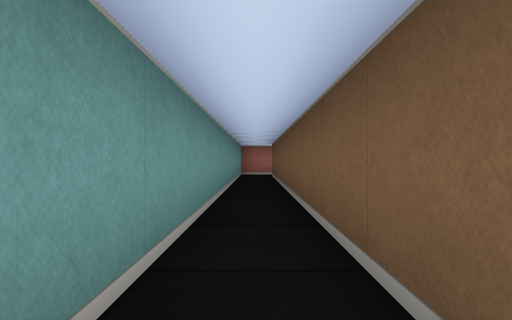
View 1 (above)

24 first-person views from a walk through a cub3D level. The camera is about half as high as the walls, looks level and sees 75° across. The floor is counted in squares. Each view is taken from the middle of a square. On the plan, view 1 faces up. The plan holds only what a view shows up to about 9 squares ahead; the rest is blank.

View 2
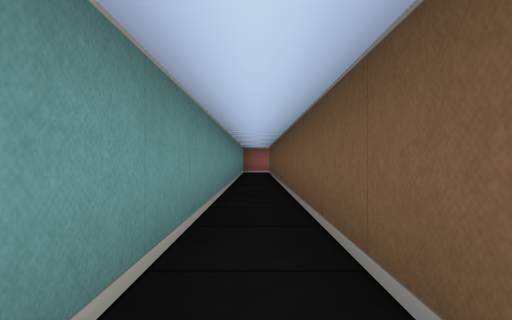

View 3
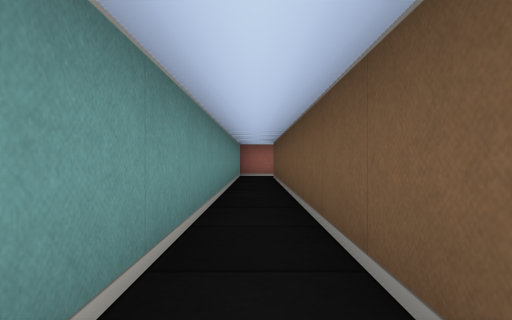

View 4
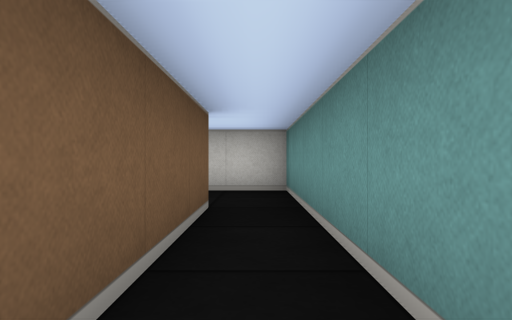

View 5
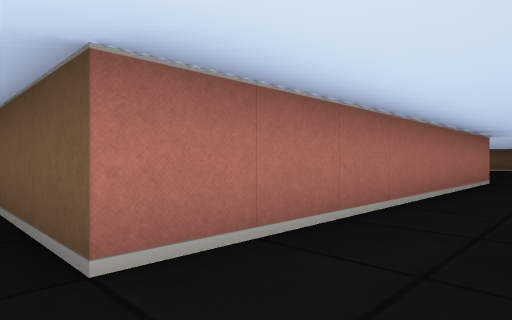

View 6
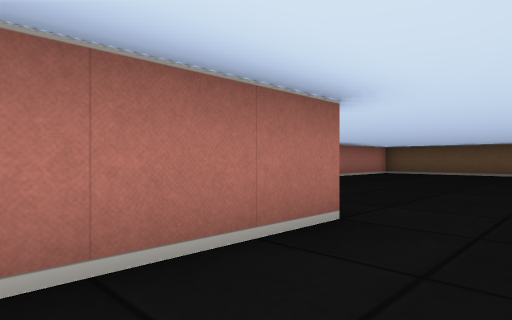

View 7
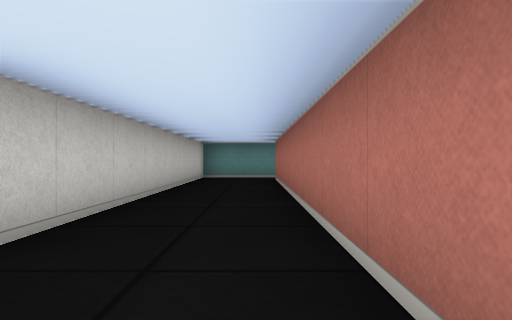

View 8
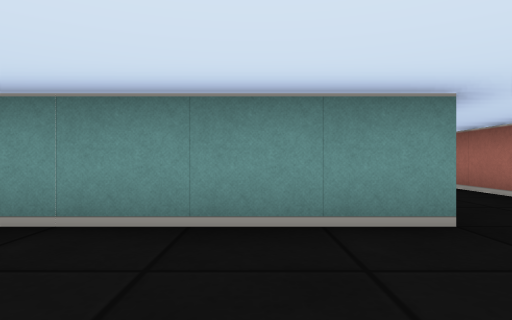

View 9
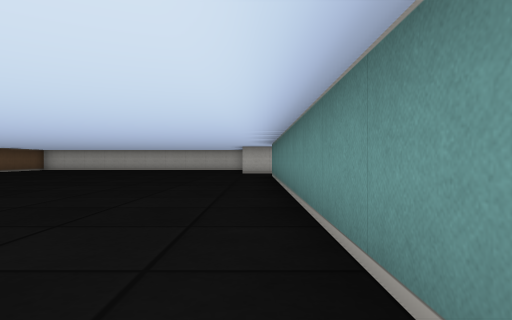

View 10
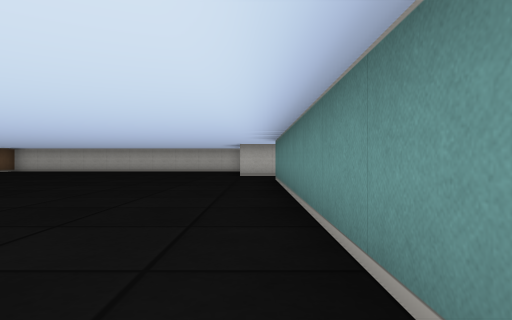

View 11
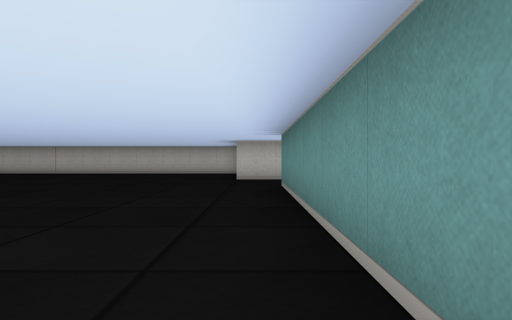

View 12
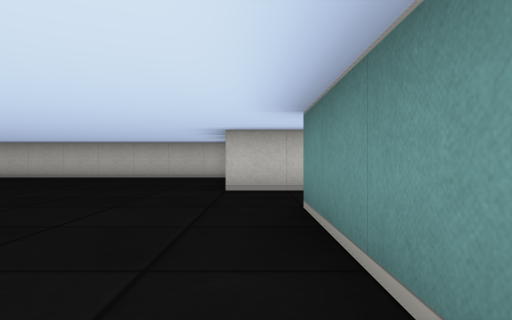

View 13
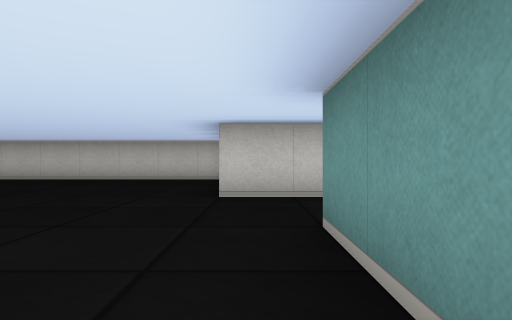

View 14
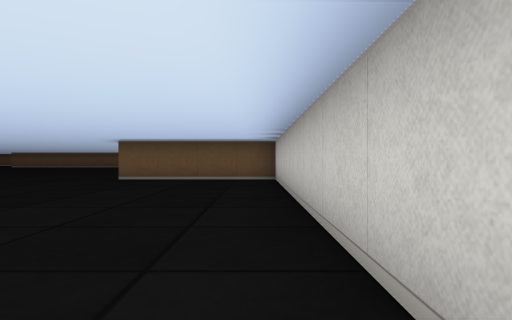

View 15
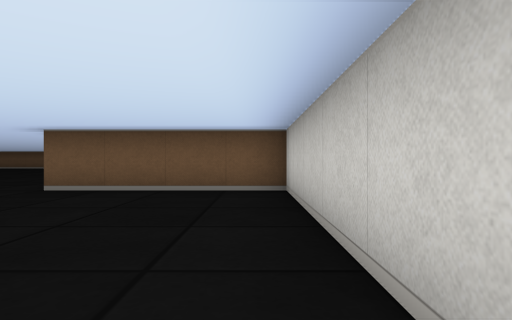

View 16
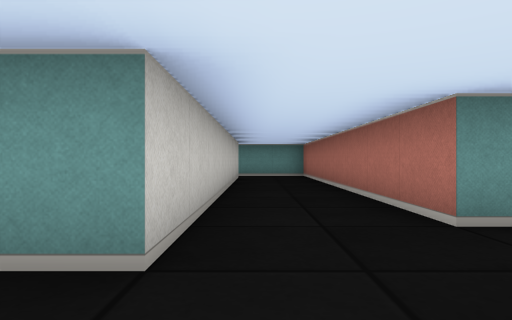

View 17
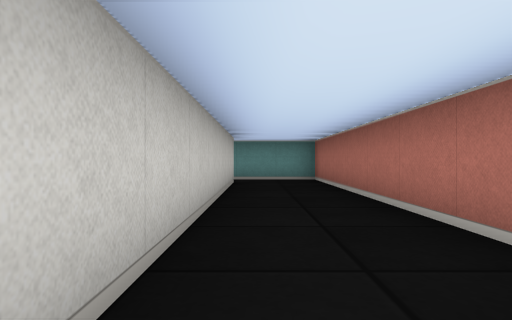

View 18
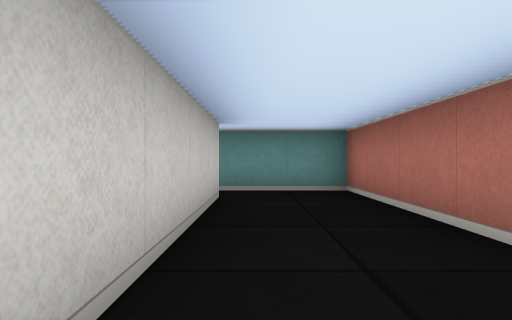

View 19
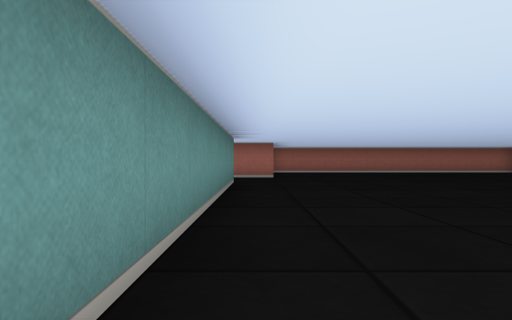

View 20
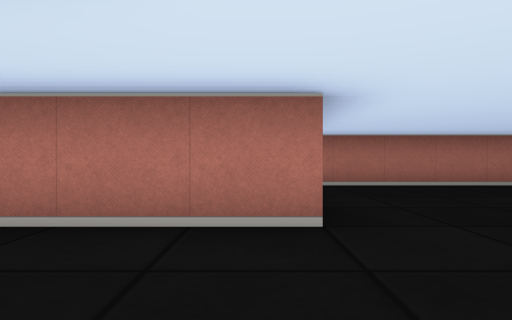

View 21
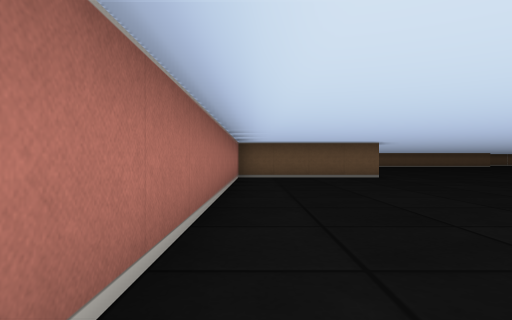

View 22
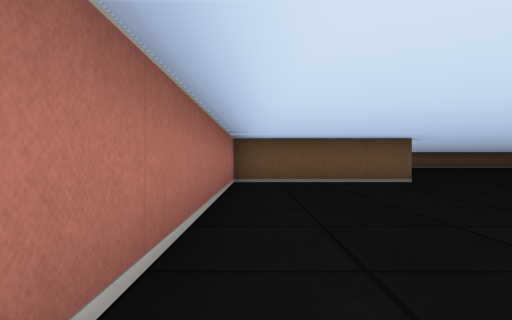

View 23
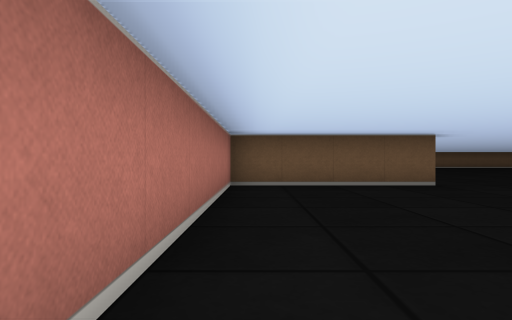

View 24
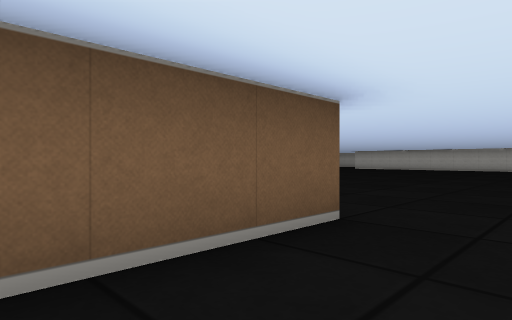

### Floor plan
Points are (right, up) in squares from view 1. A wall is a line through its corners. A room is listed if a view was taken in it or the views show most of it. See-through windows are left out.
Room 1 (views 1, 3, 4)
walls: (-0.5, 9.9) (-0.5, -1.5); (0.5, -1.5) (0.5, 9.8)
ways out: opening at (0, -1) to room 2
Room 2 (views 2, 5, 6, 7, 8, 9, 10, 11, 12, 13, 14, 15, 16, 17, 18, 19, 20, 21, 22, 23, 24)
walls: (18.5, -1.5) (18.5, 2.5) (9.2, 2.5); (7.5, -3.4) (7.5, -14.5) (-0.5, -14.5) (-0.5, -16.6); (8.5, -1.5) (0.5, -1.5); (8.9, -20.5) (18.5, -20.5) (18.5, -16.5); (0.5, -16.5) (8.5, -16.5) (8.5, -17.2); (-0.5, -1.5) (-0.5, -3.5) (7.1, -3.5)
ways out: opening at (0, -1) to room 1

Where each view was taken, in squares from view 1:
view 1: 0 up, 0 right, facing up
view 2: 2 down, 0 right, facing up
view 3: 1 up, 0 right, facing up
view 4: 2 up, 0 right, facing down
view 5: 3 down, 0 right, facing up-right
view 6: 3 down, 6 right, facing up-right
view 7: 2 down, 9 right, facing left
view 8: 5 down, 10 right, facing left
view 9: 4 down, 8 right, facing down
view 10: 6 down, 8 right, facing down
view 11: 8 down, 8 right, facing down
view 12: 11 down, 8 right, facing down
view 13: 12 down, 8 right, facing down
view 14: 20 down, 10 right, facing right
view 15: 20 down, 13 right, facing right
view 16: 16 down, 10 right, facing left
view 17: 16 down, 8 right, facing left
view 18: 16 down, 5 right, facing left
view 19: 11 down, 8 right, facing up
view 20: 4 down, 8 right, facing up
view 21: 2 up, 9 right, facing right
view 22: 2 up, 11 right, facing right
view 23: 2 up, 12 right, facing right
view 24: 1 up, 17 right, facing down-right
